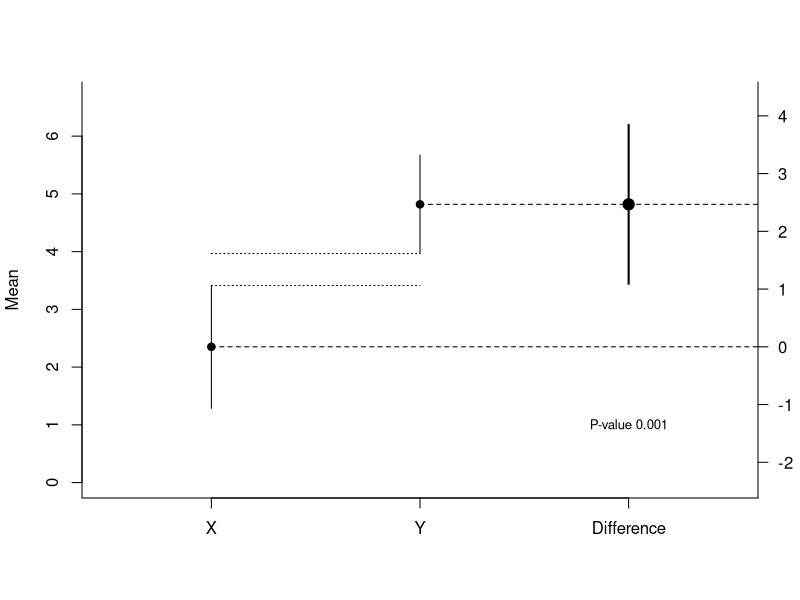

Write R code to recreate this figure.
# CI mean difference simulation

# Group means, SDs and Ns
m1 <- 3 
m2 <- 5 
sd1 <- 4.5 
sd2 <- 3.0 
n1 <- 50 
n2 <- 50 

# Gernate samples
x<-rnorm(n = n1, mean = m1, sd = sd1) 
y<-rnorm(n = n2, mean = m2, sd = sd2) 
# Calculate error terms
error1 <- qnorm(0.975) * sd(x) / sqrt(n1) 
error2 <- qnorm(0.975) * sd(y) / sqrt(n2) 
# Calculate confidence intervals
CI_l_1 <- mean(x)-error1 
CI_u_1 <- mean(x)+error1
CI_l_2 <- mean(y)-error2
CI_u_2 <- mean(y)+error2

# Calculate pooled standard error
se <- sqrt(sd(x)*sd(x)/n1+sd(y)*sd(y)/n2)
# Error mean difference
error <- qt(0.975, df=n1 + n2 - 2) * se 
# Mean difference
mdif<-mean(y)-mean(x)
# CI differences
CI_l_d <- mdif-error
CI_u_d <- mdif+error 

d = data.frame(labels=c("X","Y","Difference"), 
               mean=c(mean(x),mean(y),mdif),
               lower=c(CI_l_1,CI_l_2,CI_l_d),
               upper = c(CI_u_1,CI_u_2,CI_u_d))

plot(NA, xlim=c(.5, 3.5), ylim=c(0, max(d$upper[1:2] + 1)), bty="l", xaxt="n",
                                                        xlab="", ylab="Mean")
points(d$mean[1:2], pch=19)
segments(1, d$mean[1],5, d$mean[1], lty=2)
segments(2, d$mean[2],5, d$mean[2], lty=2)
axis(1, 1:3, d$labels)
segments(1:2, d$lower[1:2], 1:2, d$upper[1:2])
axis(4, seq((d$mean[1]-3), (d$mean[1]+5), by=1), seq(-3, 5, by=1), las=1)
points(3, d$mean[1] + d$mean[3], pch=19, cex=1.5)
segments(3, d$mean[1] + d$lower[3], 3, d$mean[1] + d$upper[3], lwd=2)
mtext("Difference", side=4, at=d$mean[1], line=3)
segments(1:1, d$upper[1:1], 1:2, d$upper[1:1], lty=3)
segments(1:1, d$lower[1:2], 1:2, d$lower[1:2], lty=3)
text(3, 1, paste("P-value", round(t.test(x, y, var.equal=TRUE)$p.value, digits=3)), cex = .8)

